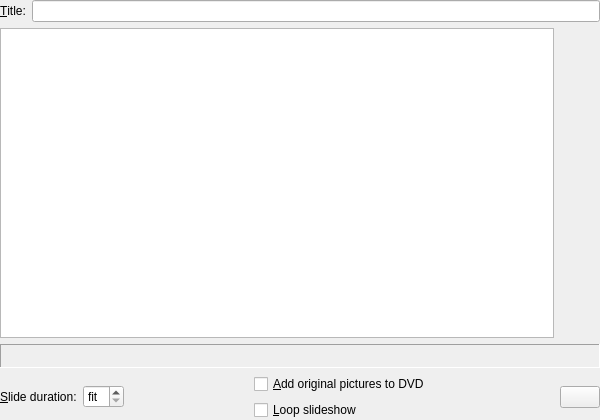
<ui version="4.0" >
 <class>SlideshowProperties</class>
 <widget class="QWidget" name="SlideshowProperties" >
  <property name="geometry" >
   <rect>
    <x>0</x>
    <y>0</y>
    <width>600</width>
    <height>420</height>
   </rect>
  </property>
  <property name="windowTitle" >
   <string>Slideshow properties</string>
  </property>
  <layout class="QVBoxLayout" >
   <property name="spacing" >
    <number>-1</number>
   </property>
   <property name="leftMargin" >
    <number>0</number>
   </property>
   <property name="topMargin" >
    <number>0</number>
   </property>
   <property name="rightMargin" >
    <number>0</number>
   </property>
   <property name="bottomMargin" >
    <number>0</number>
   </property>
   <item>
    <layout class="QHBoxLayout" >
     <property name="spacing" >
      <number>6</number>
     </property>
     <property name="leftMargin" >
      <number>0</number>
     </property>
     <property name="topMargin" >
      <number>0</number>
     </property>
     <property name="rightMargin" >
      <number>0</number>
     </property>
     <property name="bottomMargin" >
      <number>0</number>
     </property>
     <item>
      <widget class="QLabel" name="titleLabel" >
       <property name="text" >
        <string>&amp;Title:</string>
       </property>
       <property name="wordWrap" >
        <bool>false</bool>
       </property>
       <property name="buddy" >
        <cstring>titleEdit</cstring>
       </property>
      </widget>
     </item>
     <item>
      <widget class="QLineEdit" name="titleEdit" />
     </item>
    </layout>
   </item>
   <item>
    <layout class="QHBoxLayout" >
     <property name="spacing" >
      <number>6</number>
     </property>
     <property name="leftMargin" >
      <number>0</number>
     </property>
     <property name="topMargin" >
      <number>0</number>
     </property>
     <property name="rightMargin" >
      <number>0</number>
     </property>
     <property name="bottomMargin" >
      <number>0</number>
     </property>
     <item>
      <widget class="QTreeView" name="slideListView" >
       <property name="acceptDrops" >
        <bool>true</bool>
       </property>
      </widget>
     </item>
     <item>
      <layout class="QVBoxLayout" >
       <property name="spacing" >
        <number>6</number>
       </property>
       <property name="leftMargin" >
        <number>0</number>
       </property>
       <property name="topMargin" >
        <number>0</number>
       </property>
       <property name="rightMargin" >
        <number>0</number>
       </property>
       <property name="bottomMargin" >
        <number>0</number>
       </property>
       <item>
        <widget class="KPushButton" name="addButton" >
         <property name="toolTip" >
          <string>Add (Alt+ Insert)</string>
         </property>
         <property name="text" >
          <string/>
         </property>
         <property name="shortcut" >
          <string>Alt+Ins</string>
         </property>
         <property name="flat" >
          <bool>true</bool>
         </property>
        </widget>
       </item>
       <item>
        <widget class="KPushButton" name="removeButton" >
         <property name="toolTip" >
          <string>Remove (Alt + Delete)</string>
         </property>
         <property name="text" >
          <string/>
         </property>
         <property name="shortcut" >
          <string>Alt+Del</string>
         </property>
         <property name="flat" >
          <bool>true</bool>
         </property>
        </widget>
       </item>
       <item>
        <spacer>
         <property name="orientation" >
          <enum>Qt::Vertical</enum>
         </property>
         <property name="sizeType" >
          <enum>QSizePolicy::Expanding</enum>
         </property>
         <property name="sizeHint" >
          <size>
           <width>20</width>
           <height>40</height>
          </size>
         </property>
        </spacer>
       </item>
       <item>
        <widget class="KPushButton" name="upButton" >
         <property name="toolTip" >
          <string>Move up (Alt + Up)</string>
         </property>
         <property name="text" >
          <string/>
         </property>
         <property name="shortcut" >
          <string>Alt+Up</string>
         </property>
         <property name="flat" >
          <bool>true</bool>
         </property>
        </widget>
       </item>
       <item>
        <widget class="KPushButton" name="downButton" >
         <property name="toolTip" >
          <string>Move down (Alt + Down)</string>
         </property>
         <property name="text" >
          <string/>
         </property>
         <property name="shortcut" >
          <string>Alt+Down</string>
         </property>
         <property name="flat" >
          <bool>true</bool>
         </property>
        </widget>
       </item>
      </layout>
     </item>
    </layout>
   </item>
   <item>
    <widget class="QFrame" name="frame3" >
     <property name="frameShape" >
      <enum>QFrame::Panel</enum>
     </property>
     <property name="frameShadow" >
      <enum>QFrame::Sunken</enum>
     </property>
     <layout class="QHBoxLayout" >
      <property name="spacing" >
       <number>6</number>
      </property>
      <property name="leftMargin" >
       <number>4</number>
      </property>
      <property name="topMargin" >
       <number>4</number>
      </property>
      <property name="rightMargin" >
       <number>4</number>
      </property>
      <property name="bottomMargin" >
       <number>4</number>
      </property>
      <item>
       <widget class="QLabel" name="infoLabel" >
        <property name="text" >
         <string/>
        </property>
        <property name="wordWrap" >
         <bool>false</bool>
        </property>
       </widget>
      </item>
     </layout>
    </widget>
   </item>
   <item>
    <layout class="QHBoxLayout" >
     <property name="spacing" >
      <number>6</number>
     </property>
     <property name="leftMargin" >
      <number>0</number>
     </property>
     <property name="topMargin" >
      <number>0</number>
     </property>
     <property name="rightMargin" >
      <number>0</number>
     </property>
     <property name="bottomMargin" >
      <number>0</number>
     </property>
     <item>
      <layout class="QHBoxLayout" >
       <property name="spacing" >
        <number>6</number>
       </property>
       <property name="leftMargin" >
        <number>0</number>
       </property>
       <property name="topMargin" >
        <number>0</number>
       </property>
       <property name="rightMargin" >
        <number>0</number>
       </property>
       <property name="bottomMargin" >
        <number>0</number>
       </property>
       <item>
        <widget class="QLabel" name="textLabel1" >
         <property name="sizePolicy" >
          <sizepolicy vsizetype="Preferred" hsizetype="Preferred" >
           <horstretch>0</horstretch>
           <verstretch>0</verstretch>
          </sizepolicy>
         </property>
         <property name="text" >
          <string>&amp;Slide duration:</string>
         </property>
         <property name="wordWrap" >
          <bool>false</bool>
         </property>
         <property name="buddy" >
          <cstring>durationSpinBox</cstring>
         </property>
        </widget>
       </item>
       <item>
        <widget class="QSpinBox" name="durationSpinBox" >
         <property name="sizePolicy" >
          <sizepolicy vsizetype="Fixed" hsizetype="Preferred" >
           <horstretch>0</horstretch>
           <verstretch>0</verstretch>
          </sizepolicy>
         </property>
         <property name="buttonSymbols" >
          <enum>QAbstractSpinBox::UpDownArrows</enum>
         </property>
         <property name="specialValueText" >
          <string>fit</string>
         </property>
        </widget>
       </item>
      </layout>
     </item>
     <item>
      <spacer>
       <property name="orientation" >
        <enum>Qt::Horizontal</enum>
       </property>
       <property name="sizeType" >
        <enum>QSizePolicy::Expanding</enum>
       </property>
       <property name="sizeHint" >
        <size>
         <width>53</width>
         <height>20</height>
        </size>
       </property>
      </spacer>
     </item>
     <item>
      <layout class="QVBoxLayout" >
       <property name="spacing" >
        <number>6</number>
       </property>
       <property name="leftMargin" >
        <number>0</number>
       </property>
       <property name="topMargin" >
        <number>0</number>
       </property>
       <property name="rightMargin" >
        <number>0</number>
       </property>
       <property name="bottomMargin" >
        <number>0</number>
       </property>
       <item>
        <widget class="QCheckBox" name="addOriginalsCheckBox" >
         <property name="enabled" >
          <bool>true</bool>
         </property>
         <property name="sizePolicy" >
          <sizepolicy vsizetype="Fixed" hsizetype="Preferred" >
           <horstretch>0</horstretch>
           <verstretch>0</verstretch>
          </sizepolicy>
         </property>
         <property name="text" >
          <string>&amp;Add original pictures to DVD</string>
         </property>
         <property name="shortcut" >
          <string>Alt+A</string>
         </property>
        </widget>
       </item>
       <item>
        <widget class="QCheckBox" name="loopCheckBox" >
         <property name="enabled" >
          <bool>true</bool>
         </property>
         <property name="sizePolicy" >
          <sizepolicy vsizetype="Fixed" hsizetype="Preferred" >
           <horstretch>0</horstretch>
           <verstretch>0</verstretch>
          </sizepolicy>
         </property>
         <property name="text" >
          <string>&amp;Loop slideshow</string>
         </property>
         <property name="shortcut" >
          <string>Alt+L</string>
         </property>
        </widget>
       </item>
      </layout>
     </item>
     <item>
      <spacer>
       <property name="orientation" >
        <enum>Qt::Horizontal</enum>
       </property>
       <property name="sizeType" >
        <enum>QSizePolicy::Expanding</enum>
       </property>
       <property name="sizeHint" >
        <size>
         <width>52</width>
         <height>20</height>
        </size>
       </property>
      </spacer>
     </item>
     <item>
      <widget class="KPushButton" name="audioButton" >
       <property name="text" >
        <string/>
       </property>
      </widget>
     </item>
    </layout>
   </item>
  </layout>
 </widget>
 <layoutdefault spacing="6" margin="11" />
 <layoutfunction spacing="KDialog::spacingHint" margin="KDialog::marginHint" />
 <pixmapfunction>BTN_ICON</pixmapfunction>
 <customwidgets>
  <customwidget>
   <class>KPushButton</class>
   <extends>QPushButton</extends>
   <header>kpushbutton.h</header>
  </customwidget>
 </customwidgets>
 <includes>
  <include location="global" >kpushbutton.h</include>
 </includes>
 <resources/>
 <connections/>
</ui>
